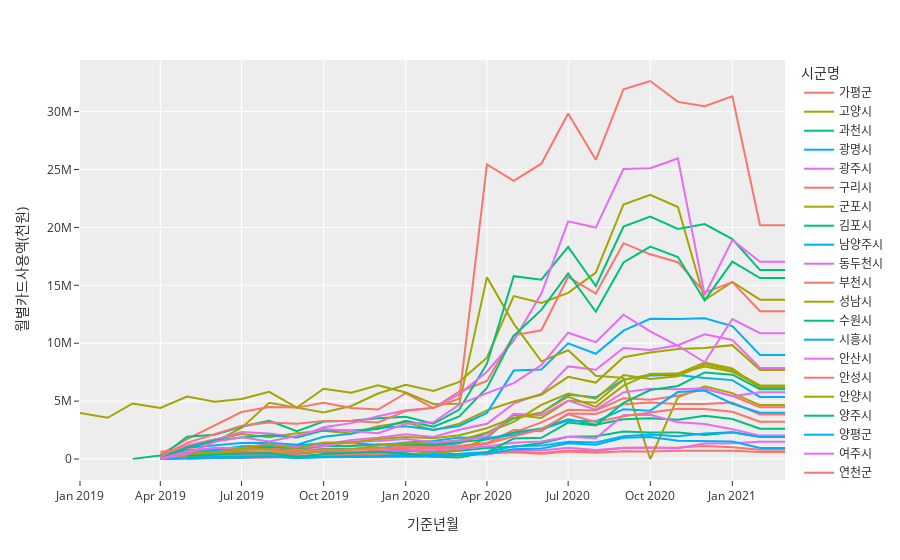

The notebook cell saved with this chart:
### Code cell
fig = px.line(data, x="기준년월", y="월별카드사용액(천원)", color='시군명')
fig.show()

### Figure 1 — Plotly figure (JSON) as saved in the notebook; plotly's stock layout.template omitted (floating-point values rounded to 4 significant figures)
{"data": [{"hovertemplate": "시군명=가평군<br>기준년월=%{x}<br>월별카드사용액(천원)=%{y}<extra></extra>", "legendgroup": "가평군", "line": {"color": "#F8766D", "dash": "solid"}, "mode": "lines", "name": "가평군", "orientation": "v", "showlegend": true, "type": "scatter", "x": ["2021-03", "2021-02", "2021-01", "2020-12", "2020-11", "2020-10", "2020-09", "2020-08", "2020-07", "2020-06", "2020-05", "2020-04", "2020-03", "2020-02", "2020-01", "2019-12", "2019-11", "2019-10", "2019-09", "2019-08", "2019-07", "2019-06", "2019-05", "2019-04", "2019-03", "2019-02", "2019-01"], "xaxis": "x", "y": [805968, 805968, 1011708, 1121896, 991877, 952087, 964030, 661956, 732454, 518214, 642870, 477477, 297771, 230384, 247582, 201657, 188567, 212087, 172358, 138322, 113448, 75007, 59447, 2187, null, null, null], "yaxis": "y"}, {"hovertemplate": "시군명=고양시<br>기준년월=%{x}<br>월별카드사용액(천원)=%{y}<extra></extra>", "legendgroup": "고양시", "line": {"color": "#A3A500", "dash": "solid"}, "mode": "lines", "name": "고양시", "orientation": "v", "showlegend": true, "type": "scatter", "x": ["2021-03", "2021-02", "2021-01", "2020-12", "2020-11", "2020-10", "2020-09", "2020-08", "2020-07", "2020-06", "2020-05", "2020-04", "2020-03", "2020-02", "2020-01", "2019-12", "2019-11", "2019-10", "2019-09", "2019-08", "2019-07", "2019-06", "2019-05", "2019-04", "2019-03", "2019-02", "2019-01"], "xaxis": "x", "y": [13760292, 13760292, 15299152, 13731511, 21763372, 22812605, 21980525, 16103409, 14345199, 13476552, 14063170, 8742604, 6663098, 5866688, 6403636, 5652073, 4583013, 4017911, 4437004, 4859241, 2688638, 1478659, 1021417, 1370, null, null, null], "yaxis": "y"}, {"hovertemplate": "시군명=과천시<br>기준년월=%{x}<br>월별카드사용액(천원)=%{y}<extra></extra>", "legendgroup": "과천시", "line": {"color": "#00BF7D", "dash": "solid"}, "mode": "lines", "name": "과천시", "orientation": "v", "showlegend": true, "type": "scatter", "x": ["2021-03", "2021-02", "2021-01", "2020-12", "2020-11", "2020-10", "2020-09", "2020-08", "2020-07", "2020-06", "2020-05", "2020-04", "2020-03", "2020-02", "2020-01", "2019-12", "2019-11", "2019-10", "2019-09", "2019-08", "2019-07", "2019-06", "2019-05", "2019-04", "2019-03", "2019-02", "2019-01"], "xaxis": "x", "y": [1923395, 1923395, 2307308, 2075858, 2287637, 2286972, 2373914, 1973027, 1917034, 1353920, 1051715, 940438, 720665, 594092, 702411, 548608, 535891, 616182, 468413, 349798, 346299, 291385, 164238, 1162, null, null, null], "yaxis": "y"}, {"hovertemplate": "시군명=광명시<br>기준년월=%{x}<br>월별카드사용액(천원)=%{y}<extra></extra>", "legendgroup": "광명시", "line": {"color": "#00B0F6", "dash": "solid"}, "mode": "lines", "name": "광명시", "orientation": "v", "showlegend": true, "type": "scatter", "x": ["2021-03", "2021-02", "2021-01", "2020-12", "2020-11", "2020-10", "2020-09", "2020-08", "2020-07", "2020-06", "2020-05", "2020-04", "2020-03", "2020-02", "2020-01", "2019-12", "2019-11", "2019-10", "2019-09", "2019-08", "2019-07", "2019-06", "2019-05", "2019-04", "2019-03", "2019-02", "2019-01"], "xaxis": "x", "y": [5358256, 5358256, 6811978, 6991235, 7245906, 7218227, 6851110, 5334111, 5553208, 3993955, 3501908, 2231284, 1364922, 1132528, 1201056, 931750, 889573, 862165, 701032, 960015, 884905, 544691, 531315, 66934, null, null, null], "yaxis": "y"}, {"hovertemplate": "시군명=광주시<br>기준년월=%{x}<br>월별카드사용액(천원)=%{y}<extra></extra>", "legendgroup": "광주시", "line": {"color": "#E76BF3", "dash": "solid"}, "mode": "lines", "name": "광주시", "orientation": "v", "showlegend": true, "type": "scatter", "x": ["2021-03", "2021-02", "2021-01", "2020-12", "2020-11", "2020-10", "2020-09", "2020-08", "2020-07", "2020-06", "2020-05", "2020-04", "2020-03", "2020-02", "2020-01", "2019-12", "2019-11", "2019-10", "2019-09", "2019-08", "2019-07", "2019-06", "2019-05", "2019-04", "2019-03", "2019-02", "2019-01"], "xaxis": "x", "y": [7854216, 7854216, 10282394, 10765924, 9821290, 9420328, 9593202, 7705561, 7997727, 5646692, 4777641, 3044231, 2522458, 1904151, 2128133, 1840286, 1640547, 1232005, 611891, 656843, 619798, 455882, 486051, 13738, null, null, null], "yaxis": "y"}, {"hovertemplate": "시군명=구리시<br>기준년월=%{x}<br>월별카드사용액(천원)=%{y}<extra></extra>", "legendgroup": "구리시", "line": {"color": "#F8766D", "dash": "solid"}, "mode": "lines", "name": "구리시", "orientation": "v", "showlegend": true, "type": "scatter", "x": ["2021-03", "2021-02", "2021-01", "2020-12", "2020-11", "2020-10", "2020-09", "2020-08", "2020-07", "2020-06", "2020-05", "2020-04", "2020-03", "2020-02", "2020-01", "2019-12", "2019-11", "2019-10", "2019-09", "2019-08", "2019-07", "2019-06", "2019-05", "2019-04", "2019-03", "2019-02", "2019-01"], "xaxis": "x", "y": [3846032, 3846032, 4877310, 4754559, 4743637, 4873221, 4728126, 3885413, 3925072, 2391153, 2494217, 1362573, 967174, 701499, 831592, 745319, 611937, 679158, 429976, 516560, 523667, 387779, 116924, null, null, null, null], "yaxis": "y"}, {"hovertemplate": "시군명=군포시<br>기준년월=%{x}<br>월별카드사용액(천원)=%{y}<extra></extra>", "legendgroup": "군포시", "line": {"color": "#A3A500", "dash": "solid"}, "mode": "lines", "name": "군포시", "orientation": "v", "showlegend": true, "type": "scatter", "x": ["2021-03", "2021-02", "2021-01", "2020-12", "2020-11", "2020-10", "2020-09", "2020-08", "2020-07", "2020-06", "2020-05", "2020-04", "2020-03", "2020-02", "2020-01", "2019-12", "2019-11", "2019-10", "2019-09", "2019-08", "2019-07", "2019-06", "2019-05", "2019-04", "2019-03", "2019-02", "2019-01"], "xaxis": "x", "y": [7689732, 7689732, 9831917, 9576097, 9495058, 9194072, 8789646, 6600190, 7091100, 5552418, 4959716, 4204775, 3047797, 2493120, 3165515, 2832124, 2201774, 2435273, 2233807, 1874745, 2154009, 1688951, 1061666, 160255, null, null, null], "yaxis": "y"}, {"hovertemplate": "시군명=김포시<br>기준년월=%{x}<br>월별카드사용액(천원)=%{y}<extra></extra>", "legendgroup": "김포시", "line": {"color": "#00BF7D", "dash": "solid"}, "mode": "lines", "name": "김포시", "orientation": "v", "showlegend": true, "type": "scatter", "x": ["2021-03", "2021-02", "2021-01", "2020-12", "2020-11", "2020-10", "2020-09", "2020-08", "2020-07", "2020-06", "2020-05", "2020-04", "2020-03", "2020-02", "2020-01", "2019-12", "2019-11", "2019-10", "2019-09", "2019-08", "2019-07", "2019-06", "2019-05", "2019-04", "2019-03", "2019-02", "2019-01"], "xaxis": "x", "y": [null, null, null, null, null, null, null, null, null, null, null, null, null, null, null, null, null, null, null, null, null, null, null, null, null, null, null], "yaxis": "y"}, {"hovertemplate": "시군명=남양주시<br>기준년월=%{x}<br>월별카드사용액(천원)=%{y}<extra></extra>", "legendgroup": "남양주시", "line": {"color": "#00B0F6", "dash": "solid"}, "mode": "lines", "name": "남양주시", "orientation": "v", "showlegend": true, "type": "scatter", "x": ["2021-03", "2021-02", "2021-01", "2020-12", "2020-11", "2020-10", "2020-09", "2020-08", "2020-07", "2020-06", "2020-05", "2020-04", "2020-03", "2020-02", "2020-01", "2019-12", "2019-11", "2019-10", "2019-09", "2019-08", "2019-07", "2019-06", "2019-05", "2019-04", "2019-03", "2019-02", "2019-01"], "xaxis": "x", "y": [8977763, 8977763, 11482739, 12146070, 12087602, 12100844, 11080752, 9086630, 9986295, 7722837, 7633818, 3984384, 2855760, 2536472, 2822584, 2669880, 2183736, 1922439, 1233830, 1403210, 1383395, 1196121, 978176, 8609, null, null, null], "yaxis": "y"}, {"hovertemplate": "시군명=동두천시<br>기준년월=%{x}<br>월별카드사용액(천원)=%{y}<extra></extra>", "legendgroup": "동두천시", "line": {"color": "#E76BF3", "dash": "solid"}, "mode": "lines", "name": "동두천시", "orientation": "v", "showlegend": true, "type": "scatter", "x": ["2021-03", "2021-02", "2021-01", "2020-12", "2020-11", "2020-10", "2020-09", "2020-08", "2020-07", "2020-06", "2020-05", "2020-04", "2020-03", "2020-02", "2020-01", "2019-12", "2019-11", "2019-10", "2019-09", "2019-08", "2019-07", "2019-06", "2019-05", "2019-04", "2019-03", "2019-02", "2019-01"], "xaxis": "x", "y": [1480880, 1480880, 1370105, 1345105, 922641, 999513, 946626, 769322, 972710, 739008, 779316, 398864, 380922, 356096, 388233, 341334, 305841, 286950, 194088, 205038, 251182, 210580, 244807, 66999, null, null, null], "yaxis": "y"}, {"hovertemplate": "시군명=부천시<br>기준년월=%{x}<br>월별카드사용액(천원)=%{y}<extra></extra>", "legendgroup": "부천시", "line": {"color": "#F8766D", "dash": "solid"}, "mode": "lines", "name": "부천시", "orientation": "v", "showlegend": true, "type": "scatter", "x": ["2021-03", "2021-02", "2021-01", "2020-12", "2020-11", "2020-10", "2020-09", "2020-08", "2020-07", "2020-06", "2020-05", "2020-04", "2020-03", "2020-02", "2020-01", "2019-12", "2019-11", "2019-10", "2019-09", "2019-08", "2019-07", "2019-06", "2019-05", "2019-04", "2019-03", "2019-02", "2019-01"], "xaxis": "x", "y": [12756248, 12756248, 15270885, 14362438, 16996525, 17677246, 18638189, 14285179, 15717029, 11118201, 10681250, 6736148, 5809720, 4387444, 5689982, 4274611, 4409268, 4859638, 4436531, 4496234, 4058112, 2912659, 1720872, 375329, null, null, null], "yaxis": "y"}, {"hovertemplate": "시군명=성남시<br>기준년월=%{x}<br>월별카드사용액(천원)=%{y}<extra></extra>", "legendgroup": "성남시", "line": {"color": "#A3A500", "dash": "solid"}, "mode": "lines", "name": "성남시", "orientation": "v", "showlegend": true, "type": "scatter", "x": ["2021-03", "2021-02", "2021-01", "2020-12", "2020-11", "2020-10", "2020-09", "2020-08", "2020-07", "2020-06", "2020-05", "2020-04", "2020-03", "2020-02", "2020-01", "2019-12", "2019-11", "2019-10", "2019-09", "2019-08", "2019-07", "2019-06", "2019-05", "2019-04", "2019-03", "2019-02", "2019-01"], "xaxis": "x", "y": [4652379, 4652379, 5690308, 6270863, 5336723, 0, 7009262, 7192056, 9389885, 8433603, 11694491, 15696427, 4760594, 4754951, 5737282, 6374963, 5731457, 6070857, 4431947, 5798567, 5186416, 4948054, 5392838, 4407860, 4796227, 3557059, 3963836], "yaxis": "y"}, {"hovertemplate": "시군명=수원시<br>기준년월=%{x}<br>월별카드사용액(천원)=%{y}<extra></extra>", "legendgroup": "수원시", "line": {"color": "#00BF7D", "dash": "solid"}, "mode": "lines", "name": "수원시", "orientation": "v", "showlegend": true, "type": "scatter", "x": ["2021-03", "2021-02", "2021-01", "2020-12", "2020-11", "2020-10", "2020-09", "2020-08", "2020-07", "2020-06", "2020-05", "2020-04", "2020-03", "2020-02", "2020-01", "2019-12", "2019-11", "2019-10", "2019-09", "2019-08", "2019-07", "2019-06", "2019-05", "2019-04", "2019-03", "2019-02", "2019-01"], "xaxis": "x", "y": [16312959, 16312959, 18991978, 20287869, 19871655, 20931698, 20079845, 14936520, 18318331, 15489934, 15787540, 8229987, 4265271, 3042140, 3644121, 3508175, 3309251, 3240156, 2397516, 3305846, 2782821, 2083801, 1917645, 151025, null, null, null], "yaxis": "y"}, {"hovertemplate": "시군명=시흥시<br>기준년월=%{x}<br>월별카드사용액(천원)=%{y}<extra></extra>", "legendgroup": "시흥시", "line": {"color": "#00B0F6", "dash": "solid"}, "mode": "lines", "name": "시흥시", "orientation": "v", "showlegend": true, "type": "scatter", "x": ["2021-03", "2021-02", "2021-01", "2020-12", "2020-11", "2020-10", "2020-09", "2020-08", "2020-07", "2020-06", "2020-05", "2020-04", "2020-03", "2020-02", "2020-01", "2019-12", "2019-11", "2019-10", "2019-09", "2019-08", "2019-07", "2019-06", "2019-05", "2019-04", "2019-03", "2019-02", "2019-01"], "xaxis": "x", "y": [null, null, null, null, null, null, null, null, null, null, null, null, null, null, null, null, null, null, null, null, null, null, null, null, null, null, null], "yaxis": "y"}, {"hovertemplate": "시군명=안산시<br>기준년월=%{x}<br>월별카드사용액(천원)=%{y}<extra></extra>", "legendgroup": "안산시", "line": {"color": "#E76BF3", "dash": "solid"}, "mode": "lines", "name": "안산시", "orientation": "v", "showlegend": true, "type": "scatter", "x": ["2021-03", "2021-02", "2021-01", "2020-12", "2020-11", "2020-10", "2020-09", "2020-08", "2020-07", "2020-06", "2020-05", "2020-04", "2020-03", "2020-02", "2020-01", "2019-12", "2019-11", "2019-10", "2019-09", "2019-08", "2019-07", "2019-06", "2019-05", "2019-04", "2019-03", "2019-02", "2019-01"], "xaxis": "x", "y": [17026020, 17026020, 18908118, 14147481, 25955038, 25102425, 25047208, 19984061, 20519954, 14286233, 10221324, 7535829, 5584480, 4414614, 4216524, 3699223, 3096828, 2742298, 1871789, 2201257, 2337934, 1676041, 1191393, 119657, null, null, null], "yaxis": "y"}, {"hovertemplate": "시군명=안성시<br>기준년월=%{x}<br>월별카드사용액(천원)=%{y}<extra></extra>", "legendgroup": "안성시", "line": {"color": "#F8766D", "dash": "solid"}, "mode": "lines", "name": "안성시", "orientation": "v", "showlegend": true, "type": "scatter", "x": ["2021-03", "2021-02", "2021-01", "2020-12", "2020-11", "2020-10", "2020-09", "2020-08", "2020-07", "2020-06", "2020-05", "2020-04", "2020-03", "2020-02", "2020-01", "2019-12", "2019-11", "2019-10", "2019-09", "2019-08", "2019-07", "2019-06", "2019-05", "2019-04", "2019-03", "2019-02", "2019-01"], "xaxis": "x", "y": [4467279, 4467279, 5456835, 6041206, 5453754, 5116759, 5242438, 4194658, 4253610, 3155916, 2280185, 1390500, 1140927, 1008571, 1088321, 1255819, 1156531, 1118977, 876813, 911541, 941521, 783255, 831924, 632725, null, null, null], "yaxis": "y"}, {"hovertemplate": "시군명=안양시<br>기준년월=%{x}<br>월별카드사용액(천원)=%{y}<extra></extra>", "legendgroup": "안양시", "line": {"color": "#A3A500", "dash": "solid"}, "mode": "lines", "name": "안양시", "orientation": "v", "showlegend": true, "type": "scatter", "x": ["2021-03", "2021-02", "2021-01", "2020-12", "2020-11", "2020-10", "2020-09", "2020-08", "2020-07", "2020-06", "2020-05", "2020-04", "2020-03", "2020-02", "2020-01", "2019-12", "2019-11", "2019-10", "2019-09", "2019-08", "2019-07", "2019-06", "2019-05", "2019-04", "2019-03", "2019-02", "2019-01"], "xaxis": "x", "y": [6253832, 6253832, 7526125, 7978099, 7378897, 7298065, 6838623, 4849452, 5024370, 3543944, 3812458, 1811182, 731065, 424645, 850252, 943512, 826544, 723214, 441185, 868315, 792616, 547073, 542444, 4220, null, null, null], "yaxis": "y"}, {"hovertemplate": "시군명=양주시<br>기준년월=%{x}<br>월별카드사용액(천원)=%{y}<extra></extra>", "legendgroup": "양주시", "line": {"color": "#00BF7D", "dash": "solid"}, "mode": "lines", "name": "양주시", "orientation": "v", "showlegend": true, "type": "scatter", "x": ["2021-03", "2021-02", "2021-01", "2020-12", "2020-11", "2020-10", "2020-09", "2020-08", "2020-07", "2020-06", "2020-05", "2020-04", "2020-03", "2020-02", "2020-01", "2019-12", "2019-11", "2019-10", "2019-09", "2019-08", "2019-07", "2019-06", "2019-05", "2019-04", "2019-03", "2019-02", "2019-01"], "xaxis": "x", "y": [2614832, 2614832, 3448906, 3738897, 3383709, 3527213, 3426835, 2956848, 3422433, 2635225, 2267605, 1678016, 1474814, 1251575, 1299145, 1249299, 1121194, 1102046, 918677, 1053207, 1017916, 775029, 750973, 293528, 10361, null, null], "yaxis": "y"}, {"hovertemplate": "시군명=양평군<br>기준년월=%{x}<br>월별카드사용액(천원)=%{y}<extra></extra>", "legendgroup": "양평군", "line": {"color": "#00B0F6", "dash": "solid"}, "mode": "lines", "name": "양평군", "orientation": "v", "showlegend": true, "type": "scatter", "x": ["2021-03", "2021-02", "2021-01", "2020-12", "2020-11", "2020-10", "2020-09", "2020-08", "2020-07", "2020-06", "2020-05", "2020-04", "2020-03", "2020-02", "2020-01", "2019-12", "2019-11", "2019-10", "2019-09", "2019-08", "2019-07", "2019-06", "2019-05", "2019-04", "2019-03", "2019-02", "2019-01"], "xaxis": "x", "y": [3998809, 3998809, 4771116, 5907339, 5779551, 4171621, 4297598, 3253873, 3311858, 2573277, 2077052, 1803907, 1849147, 1563165, 1414301, 1160143, 1435944, 1352832, 1170306, 1171115, 1092636, 726280, 498041, 52536, null, null, null], "yaxis": "y"}, {"hovertemplate": "시군명=여주시<br>기준년월=%{x}<br>월별카드사용액(천원)=%{y}<extra></extra>", "legendgroup": "여주시", "line": {"color": "#E76BF3", "dash": "solid"}, "mode": "lines", "name": "여주시", "orientation": "v", "showlegend": true, "type": "scatter", "x": ["2021-03", "2021-02", "2021-01", "2020-12", "2020-11", "2020-10", "2020-09", "2020-08", "2020-07", "2020-06", "2020-05", "2020-04", "2020-03", "2020-02", "2020-01", "2019-12", "2019-11", "2019-10", "2019-09", "2019-08", "2019-07", "2019-06", "2019-05", "2019-04", "2019-03", "2019-02", "2019-01"], "xaxis": "x", "y": [2020585, 2020585, 2573363, 3017178, 3167651, 3819060, 3790294, 1794943, 1928818, 1517746, 1395963, 1071248, 887242, 752630, 742400, 628414, 438656, 383929, 278249, 316517, 331964, 229702, 233277, 58221, null, null, null], "yaxis": "y"}, {"hovertemplate": "시군명=연천군<br>기준년월=%{x}<br>월별카드사용액(천원)=%{y}<extra></extra>", "legendgroup": "연천군", "line": {"color": "#F8766D", "dash": "solid"}, "mode": "lines", "name": "연천군", "orientation": "v", "showlegend": true, "type": "scatter", "x": ["2021-03", "2021-02", "2021-01", "2020-12", "2020-11", "2020-10", "2020-09", "2020-08", "2020-07", "2020-06", "2020-05", "2020-04", "2020-03", "2020-02", "2020-01", "2019-12", "2019-11", "2019-10", "2019-09", "2019-08", "2019-07", "2019-06", "2019-05", "2019-04", "2019-03", "2019-02", "2019-01"], "xaxis": "x", "y": [608880, 608880, 713696, 742695, 709171, 658179, 666673, 546308, 638324, 454039, 572176, 520099, 411900, 418977, 468822, 399755, 358897, 379401, 69717, 561089, 271917, 141752, 1224, null, null, null, null], "yaxis": "y"}, {"hovertemplate": "시군명=오산시<br>기준년월=%{x}<br>월별카드사용액(천원)=%{y}<extra></extra>", "legendgroup": "오산시", "line": {"color": "#A3A500", "dash": "solid"}, "mode": "lines", "name": "오산시", "orientation": "v", "showlegend": true, "type": "scatter", "x": ["2021-03", "2021-02", "2021-01", "2020-12", "2020-11", "2020-10", "2020-09", "2020-08", "2020-07", "2020-06", "2020-05", "2020-04", "2020-03", "2020-02", "2020-01", "2019-12", "2019-11", "2019-10", "2019-09", "2019-08", "2019-07", "2019-06", "2019-05", "2019-04", "2019-03", "2019-02", "2019-01"], "xaxis": "x", "y": [6353929, 6353929, 7671453, 8180029, 7135234, 6916165, 7244711, 5204294, 5654460, 4680298, 3207688, 2291339, 1611446, 1371133, 1367017, 1158806, 829991, 843401, 715056, 632283, 625889, 556817, 574244, 81128, null, null, null], "yaxis": "y"}, {"hovertemplate": "시군명=용인시<br>기준년월=%{x}<br>월별카드사용액(천원)=%{y}<extra></extra>", "legendgroup": "용인시", "line": {"color": "#00BF7D", "dash": "solid"}, "mode": "lines", "name": "용인시", "orientation": "v", "showlegend": true, "type": "scatter", "x": ["2021-03", "2021-02", "2021-01", "2020-12", "2020-11", "2020-10", "2020-09", "2020-08", "2020-07", "2020-06", "2020-05", "2020-04", "2020-03", "2020-02", "2020-01", "2019-12", "2019-11", "2019-10", "2019-09", "2019-08", "2019-07", "2019-06", "2019-05", "2019-04", "2019-03", "2019-02", "2019-01"], "xaxis": "x", "y": [15622752, 15622752, 17042211, 13692287, 17446438, 18342834, 16973199, 12715453, 16032451, 12874714, 10642997, 6129972, 3672252, 2783503, 3294777, 2599401, 2460996, 2475938, 1866233, 2049597, 1845927, 1596519, 986873, 78578, null, null, null], "yaxis": "y"}, {"hovertemplate": "시군명=의왕시<br>기준년월=%{x}<br>월별카드사용액(천원)=%{y}<extra></extra>", "legendgroup": "의왕시", "line": {"color": "#00B0F6", "dash": "solid"}, "mode": "lines", "name": "의왕시", "orientation": "v", "showlegend": true, "type": "scatter", "x": ["2021-03", "2021-02", "2021-01", "2020-12", "2020-11", "2020-10", "2020-09", "2020-08", "2020-07", "2020-06", "2020-05", "2020-04", "2020-03", "2020-02", "2020-01", "2019-12", "2019-11", "2019-10", "2019-09", "2019-08", "2019-07", "2019-06", "2019-05", "2019-04", "2019-03", "2019-02", "2019-01"], "xaxis": "x", "y": [1891174, 1891174, 2316505, 2209136, 1970020, 2108495, 1962438, 1430494, 1491008, 1155495, 1103479, 608455, 451880, 366635, 388718, 244735, 231644, 179232, 110004, 234507, 211693, 159524, 123623, null, null, null, null], "yaxis": "y"}, {"hovertemplate": "시군명=의정부시<br>기준년월=%{x}<br>월별카드사용액(천원)=%{y}<extra></extra>", "legendgroup": "의정부시", "line": {"color": "#E76BF3", "dash": "solid"}, "mode": "lines", "name": "의정부시", "orientation": "v", "showlegend": true, "type": "scatter", "x": ["2021-03", "2021-02", "2021-01", "2020-12", "2020-11", "2020-10", "2020-09", "2020-08", "2020-07", "2020-06", "2020-05", "2020-04", "2020-03", "2020-02", "2020-01", "2019-12", "2019-11", "2019-10", "2019-09", "2019-08", "2019-07", "2019-06", "2019-05", "2019-04", "2019-03", "2019-02", "2019-01"], "xaxis": "x", "y": [5773807, 5773807, 5429189, 6113738, 6024196, 6058683, 5754601, 4258150, 5038198, 3776461, 3905255, 1960736, 1553931, 1447647, 1722993, 1562841, 1497901, 1093002, 1036494, 1285377, 944763, 964767, 661941, 15564, null, null, null], "yaxis": "y"}, {"hovertemplate": "시군명=이천시<br>기준년월=%{x}<br>월별카드사용액(천원)=%{y}<extra></extra>", "legendgroup": "이천시", "line": {"color": "#F8766D", "dash": "solid"}, "mode": "lines", "name": "이천시", "orientation": "v", "showlegend": true, "type": "scatter", "x": ["2021-03", "2021-02", "2021-01", "2020-12", "2020-11", "2020-10", "2020-09", "2020-08", "2020-07", "2020-06", "2020-05", "2020-04", "2020-03", "2020-02", "2020-01", "2019-12", "2019-11", "2019-10", "2019-09", "2019-08", "2019-07", "2019-06", "2019-05", "2019-04", "2019-03", "2019-02", "2019-01"], "xaxis": "x", "y": [3211251, 3211251, 4081426, 4311818, 4331961, 3981151, 3687948, 3194053, 3857808, 2571334, 1963380, 1296229, 1027687, 911026, 993427, 859785, 790194, 749830, 743569, 633027, 538060, 379172, 297909, 29224, null, null, null], "yaxis": "y"}, {"hovertemplate": "시군명=파주시<br>기준년월=%{x}<br>월별카드사용액(천원)=%{y}<extra></extra>", "legendgroup": "파주시", "line": {"color": "#A3A500", "dash": "solid"}, "mode": "lines", "name": "파주시", "orientation": "v", "showlegend": true, "type": "scatter", "x": ["2021-03", "2021-02", "2021-01", "2020-12", "2020-11", "2020-10", "2020-09", "2020-08", "2020-07", "2020-06", "2020-05", "2020-04", "2020-03", "2020-02", "2020-01", "2019-12", "2019-11", "2019-10", "2019-09", "2019-08", "2019-07", "2019-06", "2019-05", "2019-04", "2019-03", "2019-02", "2019-01"], "xaxis": "x", "y": [6135793, 6135793, 7823883, 8328605, 7365277, 7365647, 6330229, 4501398, 5375859, 4004105, 3572944, 2651275, 2056795, 1798808, 1906166, 1731482, 1398271, 1433996, 899840, 1221583, 945258, 528784, 301540, 1818, null, null, null], "yaxis": "y"}, {"hovertemplate": "시군명=평택시<br>기준년월=%{x}<br>월별카드사용액(천원)=%{y}<extra></extra>", "legendgroup": "평택시", "line": {"color": "#00BF7D", "dash": "solid"}, "mode": "lines", "name": "평택시", "orientation": "v", "showlegend": true, "type": "scatter", "x": ["2021-03", "2021-02", "2021-01", "2020-12", "2020-11", "2020-10", "2020-09", "2020-08", "2020-07", "2020-06", "2020-05", "2020-04", "2020-03", "2020-02", "2020-01", "2019-12", "2019-11", "2019-10", "2019-09", "2019-08", "2019-07", "2019-06", "2019-05", "2019-04", "2019-03", "2019-02", "2019-01"], "xaxis": "x", "y": [6025676, 6025676, 7283404, 7472808, 6311383, 5954365, 4846441, 2905083, 3150905, 1834371, 1768949, 577359, 130667, 203131, 502911, 627634, 535821, 436006, 187229, 502052, 482140, 356028, 252245, null, null, null, null], "yaxis": "y"}, {"hovertemplate": "시군명=포천시<br>기준년월=%{x}<br>월별카드사용액(천원)=%{y}<extra></extra>", "legendgroup": "포천시", "line": {"color": "#00B0F6", "dash": "solid"}, "mode": "lines", "name": "포천시", "orientation": "v", "showlegend": true, "type": "scatter", "x": ["2021-03", "2021-02", "2021-01", "2020-12", "2020-11", "2020-10", "2020-09", "2020-08", "2020-07", "2020-06", "2020-05", "2020-04", "2020-03", "2020-02", "2020-01", "2019-12", "2019-11", "2019-10", "2019-09", "2019-08", "2019-07", "2019-06", "2019-05", "2019-04", "2019-03", "2019-02", "2019-01"], "xaxis": "x", "y": [945795, 945795, 1517904, 1574625, 1573200, 1899871, 1830414, 1229009, 1351650, 898748, 844934, 484425, 315689, 222777, 243880, 243033, 178419, 157369, 95035, 220038, 106925, 133021, 86810, 82, null, null, null], "yaxis": "y"}, {"hovertemplate": "시군명=하남시<br>기준년월=%{x}<br>월별카드사용액(천원)=%{y}<extra></extra>", "legendgroup": "하남시", "line": {"color": "#E76BF3", "dash": "solid"}, "mode": "lines", "name": "하남시", "orientation": "v", "showlegend": true, "type": "scatter", "x": ["2021-03", "2021-02", "2021-01", "2020-12", "2020-11", "2020-10", "2020-09", "2020-08", "2020-07", "2020-06", "2020-05", "2020-04", "2020-03", "2020-02", "2020-01", "2019-12", "2019-11", "2019-10", "2019-09", "2019-08", "2019-07", "2019-06", "2019-05", "2019-04", "2019-03", "2019-02", "2019-01"], "xaxis": "x", "y": [10857874, 10857874, 12087623, 8355784, 9778813, 11015434, 12461378, 10085827, 10907893, 8112187, 6550214, 5686143, 4702156, 3175335, 3047035, 2230556, 2414000, 2596121, 2010501, 1503751, 1872651, 1478470, 430476, 1788, null, null, null], "yaxis": "y"}, {"hovertemplate": "시군명=화성시<br>기준년월=%{x}<br>월별카드사용액(천원)=%{y}<extra></extra>", "legendgroup": "화성시", "line": {"color": "#F8766D", "dash": "solid"}, "mode": "lines", "name": "화성시", "orientation": "v", "showlegend": true, "type": "scatter", "x": ["2021-03", "2021-02", "2021-01", "2020-12", "2020-11", "2020-10", "2020-09", "2020-08", "2020-07", "2020-06", "2020-05", "2020-04", "2020-03", "2020-02", "2020-01", "2019-12", "2019-11", "2019-10", "2019-09", "2019-08", "2019-07", "2019-06", "2019-05", "2019-04", "2019-03", "2019-02", "2019-01"], "xaxis": "x", "y": [20192514, 20192514, 31312763, 30464911, 30837628, 32642111, 31935295, 25833815, 29835477, 25500594, 24029352, 25435004, 5210973, 4422914, 4142140, 3154866, 3284905, 3274822, 3048618, 3157737, 2868233, 2110885, 1392631, 204210, null, null, null], "yaxis": "y"}], "layout": {"legend": {"title": {"text": "시군명"}, "tracegroupgap": 0}, "margin": {"t": 60}, "xaxis": {"anchor": "y", "domain": [0, 1], "title": {"text": "기준년월"}}, "yaxis": {"anchor": "x", "domain": [0, 1], "title": {"text": "월별카드사용액(천원)"}}}}
